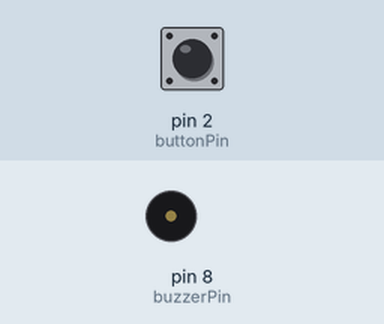
A sketch run on a simulated Arduino Uno, built with avr-gcc and run on an emulated ATmega328P. Shown: buzzer (waves = sounding). The test bench sets the inputs (shaded band); at power-on: pin 2 (buttonPin) LOW.

Above: at 1.2 s.
1.3 s: pin 2 (buttonPin) pulled HIGH for 0.15 s
At 1.37 s:
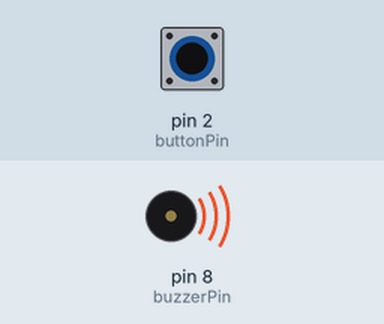
2.9 s: pin 2 (buttonPin) pulled HIGH for 3.2 s
At 6.7 s:
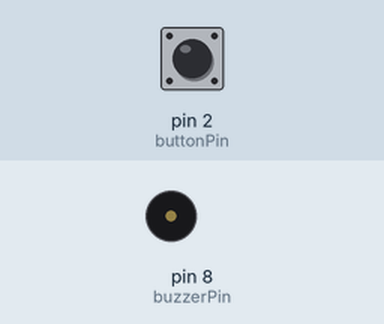
Timing chart, 0 to 8.2 s (numbered marks = the images above; inputs shaded):
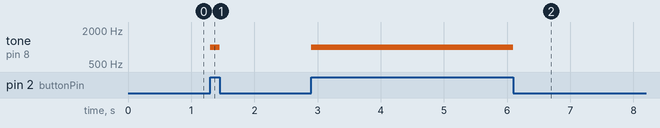

The sketch:

04_Door_Alarm_System.ino
```cpp
// Project 04: Basic Door Alarm

const int buttonPin = 2;
const int buzzerPin = 8;

int buttonState = 0;

void setup() {
  pinMode(buzzerPin, OUTPUT);
  pinMode(buttonPin, INPUT);
}

void loop() {
  // Read the state of the push button
  buttonState = digitalRead(buttonPin);

  // If the button is pressed (HIGH), the "door is open"
  if (buttonState == HIGH) {
    // Sound the alarm
    tone(buzzerPin, 1000); // Play a 1000Hz tone
  } else {
    // If the button is not pressed, turn the alarm off
    noTone(buzzerPin);
  }
}
```

Measured:
- after the input at 1.3 s, tone on pin 8 (buzzerPin): silent → 1000 Hz at once, → silent 0.15 s later
- after the input at 2.9 s, tone on pin 8 (buzzerPin): silent → 1000 Hz at once, → silent 3.2 s later
